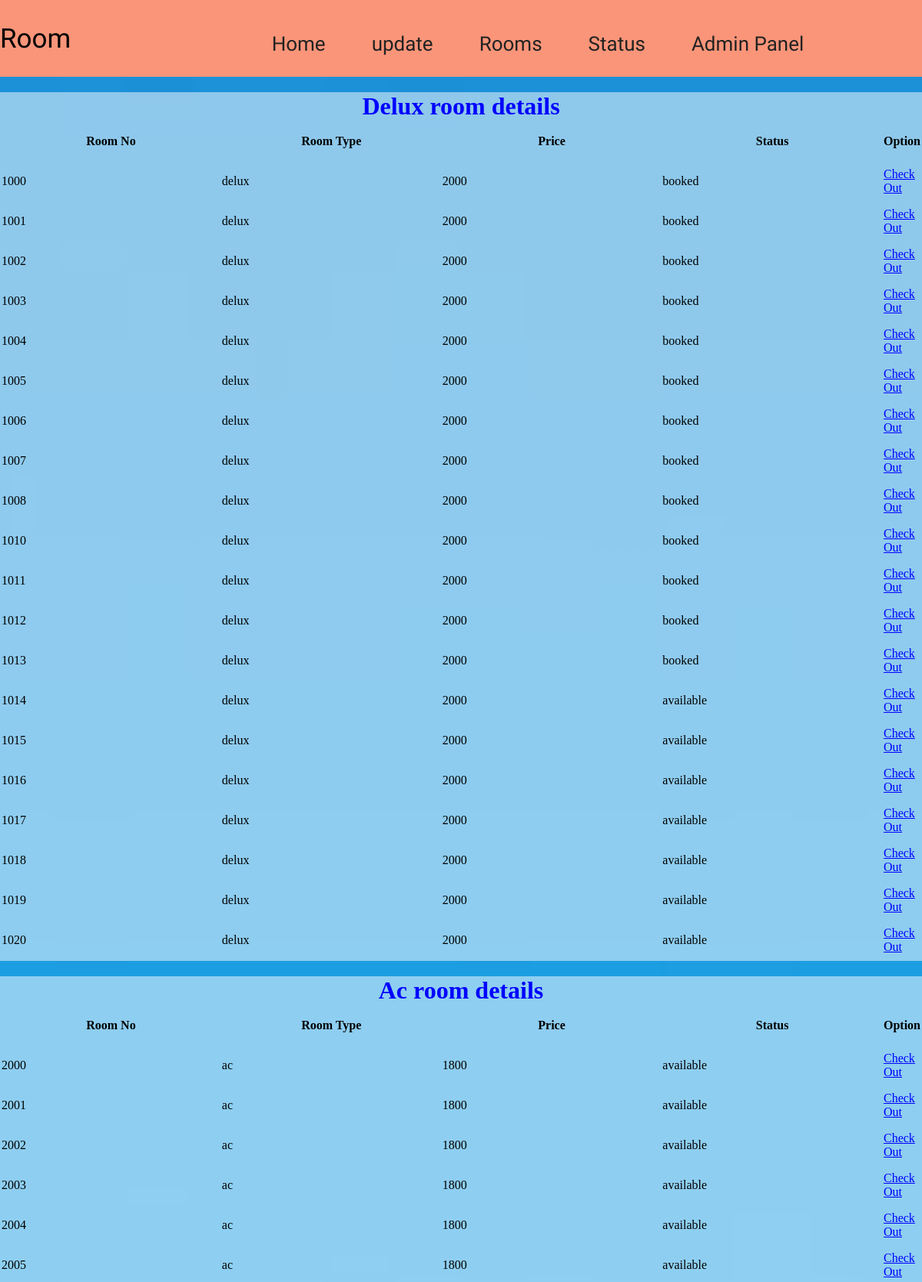
The app's page /admin/roomdetails.php (upper part) with its own data.
### tables this page shows
CREATE TABLE `deluxac_room` (
  `deluxac_id` int(255) NOT NULL,
  `room_no` varchar(10) NOT NULL,
  `room_type` varchar(50) NOT NULL,
  `price` int(100) NOT NULL,
  `status` varchar(50) NOT NULL
);

CREATE TABLE `ac_room` (
  `ac_id` int(100) NOT NULL,
  `room_no` varchar(10) NOT NULL,
  `room_type` varchar(50) NOT NULL,
  `price` int(50) NOT NULL,
  `status` varchar(50) NOT NULL
);

### admin/roomdetails.php (the view, shortened to what this page needs)
<?php
include('../connection.php'); ?>
<!DOCTYPE html>
<html lang="en">
<head>
</head>
<body>
<nav class="navbar">
    <div class="left-nav">
            <p>Room</p>
        </div>
        <div class="right-nav mt-4">
            <ul>
                <li class="item"><a href="aroom.php">Home</a></li>
         <div class="paste-button"> <li class="item">update </li>
   </div>
                <div class="paste-button"> <li class="item">Rooms</li>
   </div>
                 <li class="item"><a href="roomstatus.php">Status</a></li>
                 <li class="item"><a href="../admin.php">Admin Panel</a></li>
          </ul>
        </div>
    </nav>
    <div class="admin-room-details">
         <h1 style="color:blue; text-align:center;">Delux room details</h1>
         <table>
             <tr>
                     <th width="25%" height="50px">Room No</th>
                     <th width="25%" height="50px">Room Type</th>
                     <th width="25%" height="50px">Price</th>
                     <th width="25%" height="50px">Status</th>
                     <th width="25%" height="50px">Option</th>
             </tr>
             <?php
                $qry="SELECT * FROM `deluxac_room`";
                $run=mysqli_query($con,$qry);
                while( $row=mysqli_fetch_assoc($run))
                {
                    $rno=$row['room_no'];
                    $rtype=$row['room_type'];
                    $price=$row['price'];
                    $status=$row['status'];
                    ?>
                    <tr>
                    <td width="25%" height="50px"><?php echo $rno ?></td>
                     <td width="25%" height="50px"><?php echo $rtype ?></td>
                     <td width="25%" height="50px"><?php echo $price ?></td>
                     <td width="25%" height="50px"><?php echo $status ?></td>
                     <td><a style="color:blue;" href="co.php? rno=<?php echo $rno; ?>">Check Out</a></td>
                    </tr>
                    <?php
                }
             ?>
         </table>
    </div>
    <div class="admin-room-details">
         <h1 style="color:blue; text-align:center;">Ac room details</h1>
         <table>
             <tr>
                     <th width="25%" height="50px">Room No</th>
                     <th width="25%" height="50px">Room Type</th>
                     <th width="25%" height="50px">Price</th>
                     <th width="25%" height="50px">Status</th>
                     <th width="25%" height="50px">Option</th>
             </tr>
             <?php
                $qry="SELECT * FROM `ac_room`";
                $run=mysqli_query($con,$qry);
                while( $row=mysqli_fetch_assoc($run))
                {
                    $rno=$row['room_no'];
                    $rtype=$row['room_type'];
                    $price=$row['price'];
                    $status=$row['status'];
                    ?>
                    <tr>
                    <td width="25%" height="50px"><?php echo $rno ?></td>
                     <td width="25%" height="50px"><?php echo $rtype ?></td>
                     <td width="25%" height="50px"><?php echo $price ?></td>
                     <td width="25%" height="50px"><?php echo $status ?></td>
                     <td><a style="color:blue;" href="co1.php? rno=<?php echo $rno; ?>">Check Out</a></td>
                    </tr>
                    <?php
                }
             ?>
         </table>
    </div>
    </body>
 </html>

### admin/roomdetails.php (style rules this page uses)
* { padding: 0; margin: 0; box-sizing: border-box; }
.navbar { width: 100%; position: sticky; height: 100px; background-color: #fa9579; display: flex; align-items: center; justify-content: center; top: 0; }
.left-nav { width: 20%; }
.left-nav p { font-family: 'Baloo 2', cursive; font-size: 35px; }
.right-nav { width: 100%; margin-top: 13px; }
.right-nav ul { display: flex; justify-content: center; }
.right-nav ul li { list-style: none; margin: 30px; }
.right-nav ul li a { text-decoration: none; color: #222; font-family: 'Baloo 2', cursive; font-size: 26px; font-weight: 400; position: relative; }
.right-nav ul .paste-button li { text-decoration: none; color: #222; font-family: 'Baloo 2', cursive; font-size: 26px; font-weight: 400; position: relative; }
.paste-button { position: relative; display: inline-block; font-family: 'Segoe UI', Tahoma, Geneva, Verdana, sans-serif; }
.admin-room-details { background:rgba(255,255,255,0.5); }
.admin-room-details h1 { text-align:center; margin-top: 20px; }
body::before { position: absolute; content: ""; height: 170%; width: 100%; z-index: -1; opacity: 0.89; background: url('../img/adminhotel2.jpg') center center/cover no-repeat; }

### records on screen
deluxac_room: room_no "1000", room_type "delux", price "2000", status "booked"
deluxac_room: room_no "1001", room_type "delux", price "2000", status "booked"
deluxac_room: room_no "1002", room_type "delux", price "2000", status "booked"
deluxac_room: room_no "1003", room_type "delux", price "2000", status "booked"
deluxac_room: room_no "1004", room_type "delux", price "2000", status "booked"
deluxac_room: room_no "1005", room_type "delux", price "2000", status "booked"
deluxac_room: room_no "1006", room_type "delux", price "2000", status "booked"
deluxac_room: room_no "1007", room_type "delux", price "2000", status "booked"
deluxac_room: room_no "1008", room_type "delux", price "2000", status "booked"
deluxac_room: room_no "1010", room_type "delux", price "2000", status "booked"
deluxac_room: room_no "1011", room_type "delux", price "2000", status "booked"
deluxac_room: room_no "1012", room_type "delux", price "2000", status "booked"
deluxac_room: room_no "1013", room_type "delux", price "2000", status "booked"
deluxac_room: room_no "1014", room_type "delux", price "2000", status "available"
deluxac_room: room_no "1015", room_type "delux", price "2000", status "available"
deluxac_room: room_no "1016", room_type "delux", price "2000", status "available"
deluxac_room: room_no "1017", room_type "delux", price "2000", status "available"
deluxac_room: room_no "1018", room_type "delux", price "2000", status "available"
deluxac_room: room_no "1019", room_type "delux", price "2000", status "available"
deluxac_room: room_no "1020", room_type "delux", price "2000", status "available"
ac_room: room_no "2000", room_type "ac", price "1800", status "available"
ac_room: room_no "2001", room_type "ac", price "1800", status "available"
ac_room: room_no "2002", room_type "ac", price "1800", status "available"
ac_room: room_no "2003", room_type "ac", price "1800", status "available"
ac_room: room_no "2004", room_type "ac", price "1800", status "available"
ac_room: room_no "2005", room_type "ac", price "1800", status "available"
